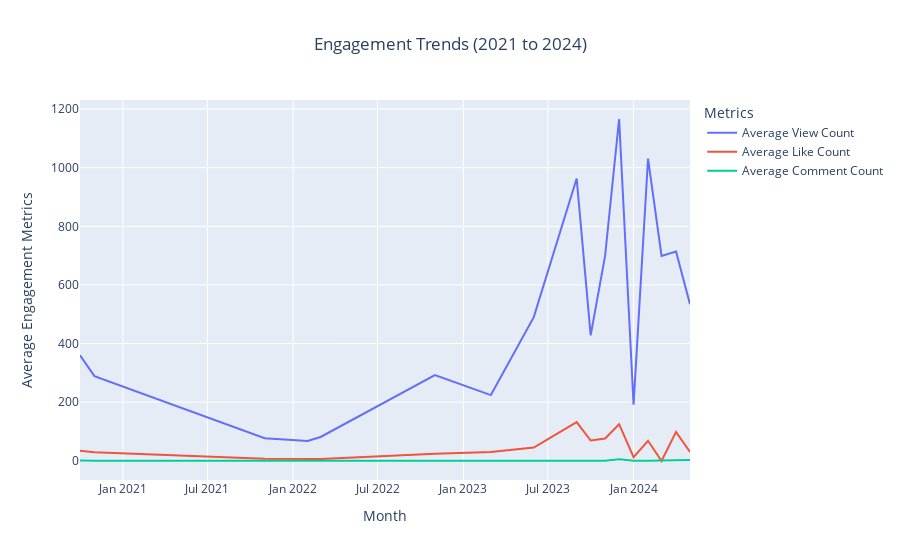

This figure's notebook cell:
### Code cell
import pandas as pd
import plotly.express as px

# Define the dataset file path
file_path = 'Downloads/dataset_instagram-scraper_2025-03-25_16-31-50-146.csv'

# Load the Instagram data into a DataFrame
instagram_data = pd.read_csv(file_path)

# Check for required columns
required_columns = {'timestamp', 'videoViewCount', 'likesCount', 'commentsCount'}
if required_columns.issubset(instagram_data.columns):
    # Convert 'timestamp' to datetime format and remove timezone info
    instagram_data['timestamp'] = pd.to_datetime(instagram_data['timestamp'], errors='coerce').dt.tz_localize(None)

    # Ensure all relevant columns are strictly numeric and clean the data
    for column in ['videoViewCount', 'likesCount', 'commentsCount']:
        instagram_data[column] = pd.to_numeric(instagram_data[column], errors='coerce')
    instagram_data = instagram_data.dropna(subset=['timestamp', 'videoViewCount', 'likesCount', 'commentsCount'])

    # Extract month and year, and convert to string
    instagram_data['month'] = instagram_data['timestamp'].dt.to_period('M').astype(str)

    # Filter data to only include posts between 2019 and August 1, 2024
    filtered_data = instagram_data[(instagram_data['timestamp'] >= '2019-01-01') & (instagram_data['timestamp'] < '2024-08-01')]

    # Check if filtered data is empty
    if filtered_data.empty:
        print("No data exists within the specified date range (2019 to 2024).")
    else:
        # Group by month and calculate averages for the relevant columns
        monthly_trends = filtered_data.groupby('month')[['videoViewCount', 'likesCount', 'commentsCount']].mean().reset_index()

        # Rename columns for clarity
        monthly_trends.columns = ['Month', 'Average View Count', 'Average Like Count', 'Average Comment Count']

        # Create line charts for trends using Plotly
        fig = px.line(
            monthly_trends,
            x='Month',
            y=['Average View Count', 'Average Like Count', 'Average Comment Count'],
            labels={"value": "Average Engagement", "Month": "Month"},
            title="Engagement Trends (2021 to 2024)"
        )

        # Customize the layout for clarity
        fig.update_layout(
            xaxis_title="Month",
            yaxis_title="Average Engagement Metrics",
            title_x=0.5,  # Center the title
            legend_title="Metrics"
        )

        # Show the plot
        fig.show()
else:
    print("The dataset does not contain the required columns ('timestamp', 'videoViewCount', 'likesCount', 'commentsCount'). Please check the column names.")

### Figure 1 — Plotly figure (JSON) as saved in the notebook; plotly's stock layout.template omitted (floating-point values rounded to 4 significant figures)
{"data": [{"hovertemplate": "variable=Average View Count<br>Month=%{x}<br>Average Engagement=%{y}<extra></extra>", "legendgroup": "Average View Count", "line": {"color": "#636efa", "dash": "solid"}, "marker": {"symbol": "circle"}, "mode": "lines", "name": "Average View Count", "orientation": "v", "showlegend": true, "type": "scatter", "x": ["2020-10", "2020-11", "2021-11", "2022-02", "2022-03", "2022-11", "2023-03", "2023-06", "2023-09", "2023-10", "2023-11", "2023-12", "2024-01", "2024-02", "2024-03", "2024-04", "2024-05"], "xaxis": "x", "y": [359.7, 288.8, 77, 67.33, 81, 292, 224, 490, 963, 428, 700, 1166.0, 191.5, 1031, 699, 713.8, 534], "yaxis": "y"}, {"hovertemplate": "variable=Average Like Count<br>Month=%{x}<br>Average Engagement=%{y}<extra></extra>", "legendgroup": "Average Like Count", "line": {"color": "#EF553B", "dash": "solid"}, "marker": {"symbol": "circle"}, "mode": "lines", "name": "Average Like Count", "orientation": "v", "showlegend": true, "type": "scatter", "x": ["2020-10", "2020-11", "2021-11", "2022-02", "2022-03", "2022-11", "2023-03", "2023-06", "2023-09", "2023-10", "2023-11", "2023-12", "2024-01", "2024-02", "2024-03", "2024-04", "2024-05"], "xaxis": "x", "y": [33.67, 29, 7, 7.333, 6, 24, 30, 45, 132, 69, 76, 124.7, 11.75, 68, -1, 98.5, 30], "yaxis": "y"}, {"hovertemplate": "variable=Average Comment Count<br>Month=%{x}<br>Average Engagement=%{y}<extra></extra>", "legendgroup": "Average Comment Count", "line": {"color": "#00cc96", "dash": "solid"}, "marker": {"symbol": "circle"}, "mode": "lines", "name": "Average Comment Count", "orientation": "v", "showlegend": true, "type": "scatter", "x": ["2020-10", "2020-11", "2021-11", "2022-02", "2022-03", "2022-11", "2023-03", "2023-06", "2023-09", "2023-10", "2023-11", "2023-12", "2024-01", "2024-02", "2024-03", "2024-04", "2024-05"], "xaxis": "x", "y": [1, 0.25, 0, 0, 0, 0, 0, 0, 2, 1, 0, 5, 0, 0, 0, 0.5, 2], "yaxis": "y"}], "layout": {"autosize": true, "legend": {"title": {"text": "Metrics"}, "tracegroupgap": 0}, "title": {"text": "Engagement Trends (2021 to 2024)", "x": 0.5}, "xaxis": {"anchor": "y", "autorange": true, "domain": [0, 1], "range": ["2020-10-01", "2024-05-01"], "showspikes": false, "title": {"text": "Month"}, "type": "date"}, "yaxis": {"anchor": "x", "autorange": true, "domain": [0, 1], "range": [-65.85, 1231.0], "showspikes": false, "title": {"text": "Average Engagement Metrics"}, "type": "linear"}}}
